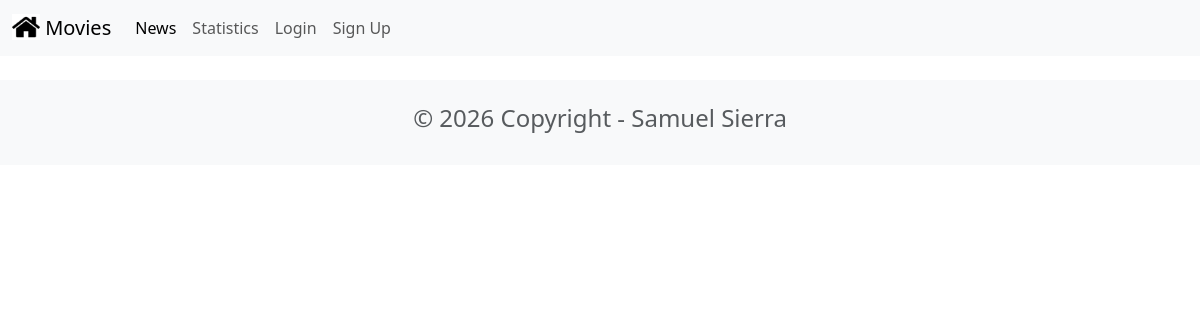
Before: /news/ with the older database file.
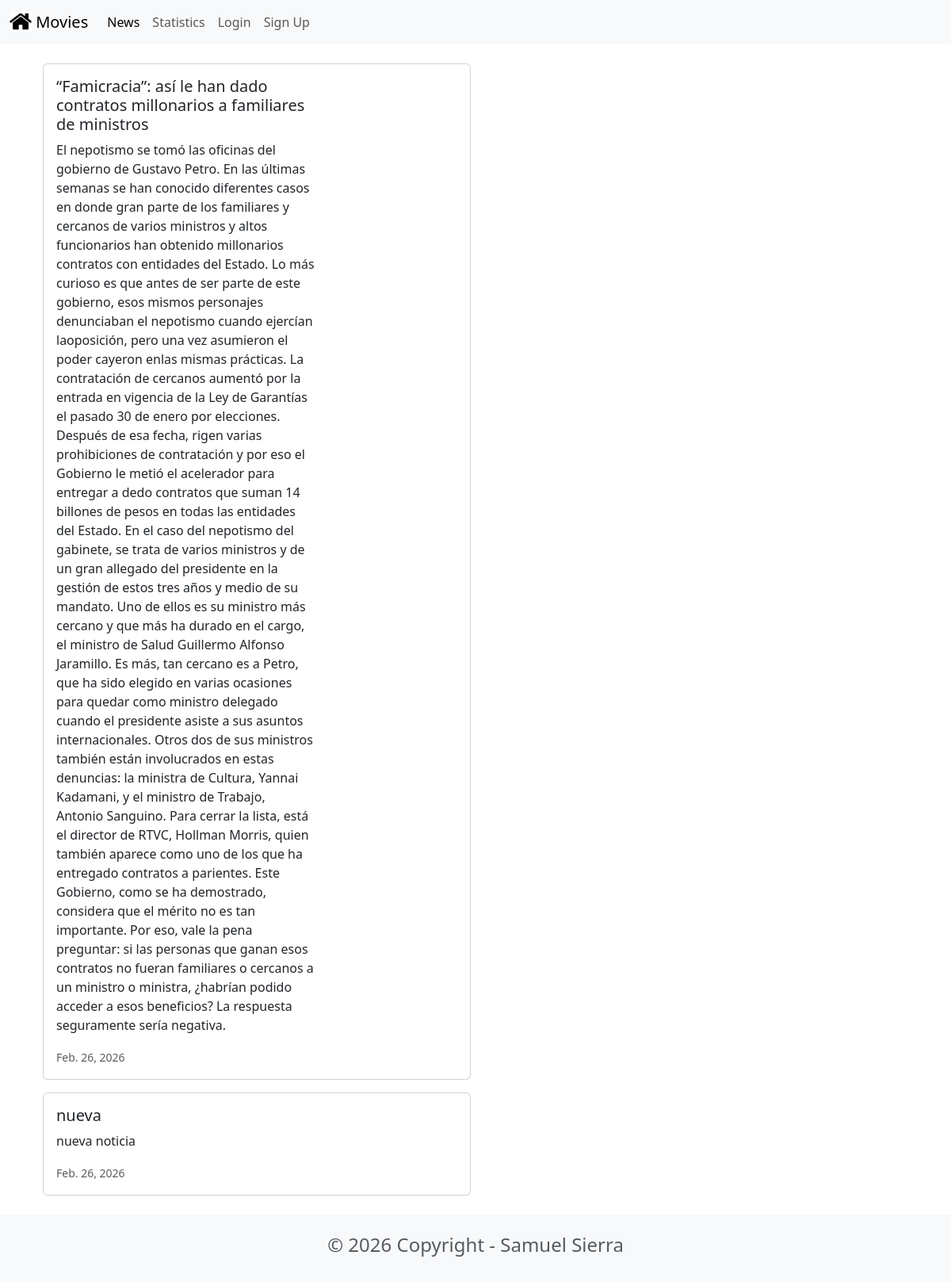
After: the same page with the newer database file.
### news/models.py (models this page shows, shortened)
class News(models.Model):
    headline = models.CharField(max_length=200)
    body = models.TextField()
    date = models.DateField()

### news/views.py (the view)
# urls.py: path('news/', include('news.urls')),
def news(request):
    newss = News.objects.all().order_by('-date')
    return render(request, 'news.html', {'newss': newss})

### news/templates/news.html (shortened to what this page needs)
{% extends 'base.html' %}
{% block content %}
<head>
        <link href="https://cdn.jsdelivr.net/npm/bootstrap@5.3.8/dist/css/bootstrap.min.css" rel="stylesheet"
>
</head>
<div class="container">
        {% for news in newss %}
        <div class="card mb-3" style="max-width: 540px;">
                <div class="row g-0">
                        <div class="col-md-8">
                                <div class="card-body">
                                        <h5 class="card-title">{{ news.headline }}</h5>
                                        <p class="card-text">{{ news.body }}</p>
                                        <p class="card-text"><small class="text-muted"> {{ news.date }} </small></p>
                                </div>
                        </div>
                </div>
        </div>
        {% endfor %}
</div>
{% endblock content %}

Changed rows visible on the page:
added News: headline "“Famicracia”: así le han dado contratos millonarios a familiares de ministros", body "El nepotismo se tomó las oficinas del gobierno de Gustavo Petro. En las últimas semanas se han conocido diferentes casos en donde gran parte de los familiares y cercanos de varios ministros y altos funcionarios han obtenido millonarios contratos con entidades del Estado. Lo más curioso es que antes de ser parte de este gobierno, esos mismos personajes denunciaban el nepotismo cuando ejercían laoposición, pero una vez asumieron el poder cayeron enlas mismas prácticas. La contratación de cercanos aumentó por la entrada en vigencia de la Ley de Garantías el pasado 30 de enero por elecciones. Después de esa fecha, rigen varias prohibiciones de contratación y por eso el Gobierno le metió el…", date "Feb. 26, 2026"
added News: headline "nueva", body "nueva noticia", date "Feb. 26, 2026"
